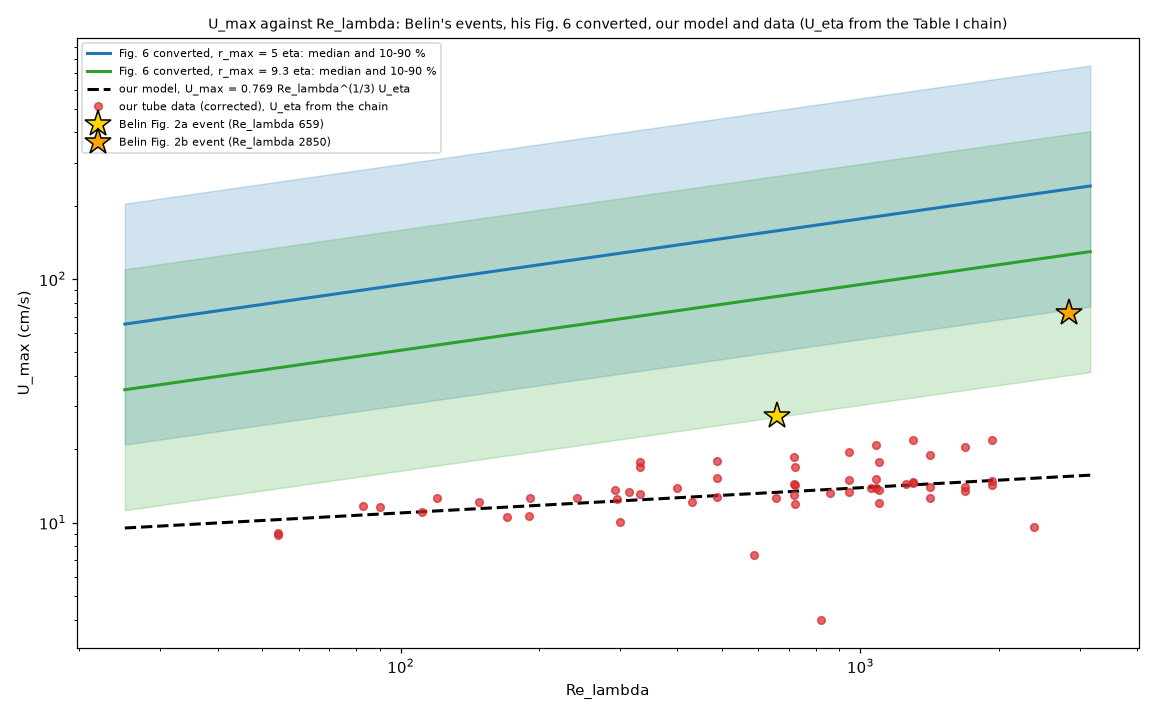

Here is the Python script that generated this plot:
"""belin_umax_vs_relambda.py  v01  U_max (cm/s) against Re_lambda: the two events of Belin et al. (1996) Fig. 2, the U_max pdf converted from his Fig. 6, our model and our data.
Fig. 2 events (read by eye): a, Re_lambda 659, the velocity swings between about 58 and 113 cm/s: U_max = half the swing = 27.5 cm/s; b, Re_lambda 2850, between about 110 and 255 cm/s: U_max = 72.5 cm/s.
Fig. 6 converted (belin_umax_fixed_r.py): U_max = 1.585 x Re_lambda^(1/2) nu / r_max, x from the lognormal fit, nu and U_eta = nu/eta from the chain of the Table I correlations (cell 2) at each Re_lambda;
median and 10-90 % band for r_max = 5 eta and for r_max = 9.3 eta (the mean apparent radius of Belin's Fig. 5).  Model: U_max = 0.769 Re_lambda^(1/3) U_eta (cm/s with the chain's U_eta).
Our data: U_max/U_eta of the corrected rows of tubes.csv times the chain's U_eta at their Re_lambda.
Usage: python belin_umax_vs_relambda.py     writes belin_umax_vs_relambda.png

Versions  M01 m01.v01 (2026-11-13): first version.
"""
import math
import os
import sys

import matplotlib
matplotlib.use("Agg")
import matplotlib.pyplot as plt
import numpy as np
from scipy.optimize import brentq
from scipy.stats import norm

HERE = os.path.dirname(os.path.abspath(__file__))
FIT = os.path.join(HERE, "..", "fittingtool")
sys.path.insert(0, HERE)
sys.path.insert(0, FIT)
import belin_gamma_pdf as bg        # noqa: E402
import belin_rumax_physical as brp  # noqa: E402
import fitdata                      # noqa: E402


def chain_at(Rl):
    Re = brentq(lambda r: brp.chain(math.exp(r))["Re_lambda"] - Rl, math.log(1e2), math.log(1e10))
    return brp.chain(math.exp(Re))


def main():
    mu, s, _ = bg.lognormal_fit()
    rl = np.logspace(1.4, 3.5, 40)
    ch = [chain_at(r) for r in rl]
    u_eta = np.array([c["U_eta"] for c in ch])
    nu = np.array([c["nu"] for c in ch])
    eta = np.array([c["eta"] for c in ch])
    fig, ax = plt.subplots(figsize=(10.5, 6.5))
    for beta, colour in ((5.0, "tab:blue"), (9.3, "tab:green")):
        base = 1.585 * np.sqrt(rl) * nu / (beta * eta)                    # U_max = base x   (cm/s)
        med = base * math.exp(mu)
        lo, hi = base * math.exp(mu + norm.ppf(0.1) * s), base * math.exp(mu + norm.ppf(0.9) * s)
        ax.fill_between(rl, lo, hi, color=colour, alpha=0.2)
        ax.plot(rl, med, "-", color=colour, lw=2, label="Fig. 6 converted, r_max = %g eta: median and 10-90 %%" % beta)
    ax.plot(rl, 0.769 * rl ** (1 / 3) * u_eta, "k--", lw=2, label="our model, U_max = 0.769 Re_lambda^(1/3) U_eta")
    rows = fitdata.load(os.path.join(FIT, "data", "tubes.csv"), os.path.join(FIT, "data", "corrections.json"))
    pts = [(x["re"], x["u"] * chain_at(x["re"])["U_eta"]) for x in rows if x["re"] is not None and x["u"] is not None and 30 < x["re"] < 3000]
    ax.plot([p[0] for p in pts], [p[1] for p in pts], "o", color="tab:red", ms=5, alpha=0.7, label="our tube data (corrected), U_eta from the chain")
    ax.plot([659], [27.5], "*", ms=18, color="k", mfc="gold", label="Belin Fig. 2a event (Re_lambda 659)")
    ax.plot([2850], [72.5], "*", ms=18, color="k", mfc="orange", label="Belin Fig. 2b event (Re_lambda 2850)")
    ax.set_xscale("log")
    ax.set_yscale("log")
    ax.set_xlabel("Re_lambda")
    ax.set_ylabel("U_max (cm/s)")
    ax.set_title("U_max against Re_lambda: Belin's events, his Fig. 6 converted, our model and data (U_eta from the Table I chain)", fontsize=9)
    ax.legend(fontsize=7.5)
    fig.tight_layout()
    fig.savefig(os.path.join(HERE, "belin_umax_vs_relambda.png"), dpi=110)
    for Rl in (659, 2850):
        c = chain_at(Rl)
        print("Re_lambda %d: U_eta %.2f cm/s; Fig. 6 median U_max r=5 eta: %.0f, r=9.3 eta: %.0f; model %.1f cm/s" % (Rl, c["U_eta"], 1.585 * math.sqrt(Rl) * c["nu"] / (5 * c["eta"]) * math.exp(mu), 1.585 * math.sqrt(Rl) * c["nu"] / (9.3 * c["eta"]) * math.exp(mu), 0.769 * Rl ** (1 / 3) * c["U_eta"]))


if __name__ == "__main__":
    main()
